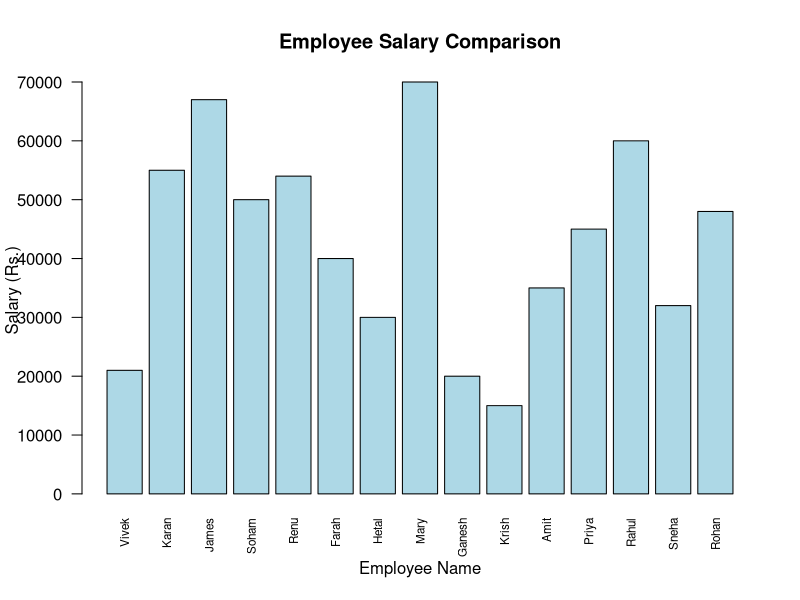

The R script that drew this image:

# Create a data frame of 10 employees
employees <- data.frame(
  Sr_No = 1:10,
  Name = c("Vivek", "Karan", "James", "Soham", "Renu",
           "Farah", "Hetal", "Mary", "Ganesh", "Krish"),
  Salary = c(21000, 55000, 67000, 50000, 54000,
             40000, 30000, 70000, 20000, 15000)
)

# Display the data frame
print(employees)

new_employees <- data.frame(
  Sr_No = 11:15,
  Name = c("Amit", "Priya", "Rahul", "Sneha", "Rohan"),
  Salary = c(35000, 45000, 60000, 32000, 48000)
)

# Combine the old and new employee data
employees <- rbind(employees, new_employees)

# Display the updated data frame
print(employees)

barplot(
  employees$Salary,
  names.arg = employees$Name,
  main = "Employee Salary Comparison",
  xlab = "Employee Name",
  ylab = "Salary (Rs.)",
  col = "lightblue",
  las = 2,
  cex.names = 0.7
)
